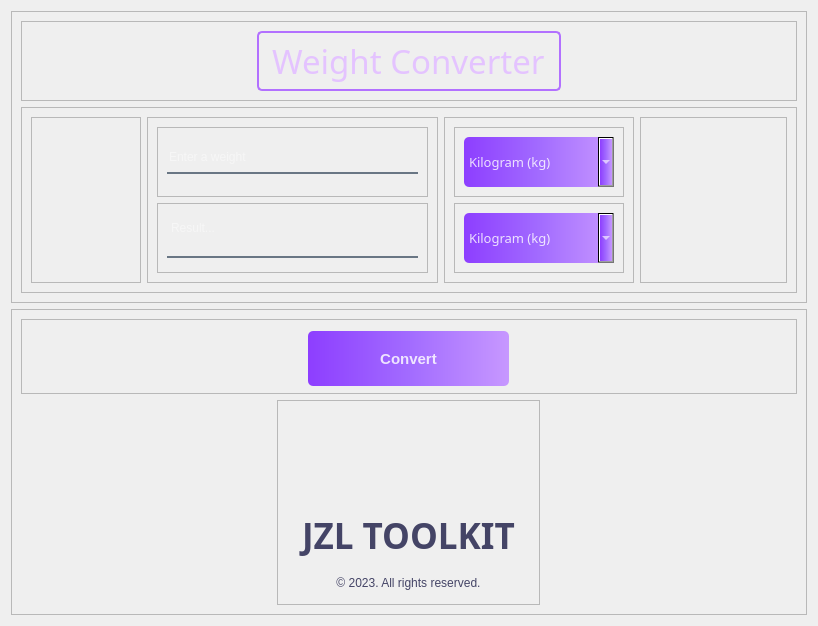
               <widget class="QWidget" name="weight_page">
                <layout class="QVBoxLayout" name="verticalLayout_11">
                 <item>
                  <widget class="QFrame" name="content_weight">
                   <property name="sizePolicy">
                    <sizepolicy hsizetype="Preferred" vsizetype="Expanding">
                     <horstretch>0</horstretch>
                     <verstretch>0</verstretch>
                    </sizepolicy>
                   </property>
                   <property name="frameShape">
                    <enum>QFrame::StyledPanel</enum>
                   </property>
                   <property name="frameShadow">
                    <enum>QFrame::Raised</enum>
                   </property>
                   <layout class="QVBoxLayout" name="verticalLayout_14">
                    <item>
                     <widget class="QFrame" name="title_frame">
                      <property name="frameShape">
                       <enum>QFrame::StyledPanel</enum>
                      </property>
                      <property name="frameShadow">
                       <enum>QFrame::Raised</enum>
                      </property>
                      <layout class="QHBoxLayout" name="horizontalLayout_11">
                       <item alignment="Qt::AlignHCenter">
                        <widget class="QLabel" name="label">
                         <property name="font">
                          <font>
                           <family>Swis721 BlkCn BT</family>
                           <pointsize>25</pointsize>
                           <italic>false</italic>
                           <bold>false</bold>
                          </font>
                         </property>
                         <property name="styleSheet">
                          <string notr="true">border: 2px solid #B270FF;
background: transparent;
border-radius: 5px;
padding: 5px;

 color: #E4C3FF;
font: 25pt &quot;Swis721 BlkCn BT&quot;;</string>
                         </property>
                         <property name="text">
                          <string>Weight Converter</string>
                         </property>
                        </widget>
                       </item>
                      </layout>
                     </widget>
                    </item>
                    <item alignment="Qt::AlignHCenter">
                     <widget class="QFrame" name="com_weight">
                      <property name="sizePolicy">
                       <sizepolicy hsizetype="Fixed" vsizetype="Preferred">
                        <horstretch>0</horstretch>
                        <verstretch>0</verstretch>
                       </sizepolicy>
                      </property>
                      <property name="frameShape">
                       <enum>QFrame::StyledPanel</enum>
                      </property>
                      <property name="frameShadow">
                       <enum>QFrame::Raised</enum>
                      </property>
                      <layout class="QHBoxLayout" name="horizontalLayout_18">
                       <item>
                        <widget class="QFrame" name="spacer_2">
                         <property name="frameShape">
                          <enum>QFrame::StyledPanel</enum>
                         </property>
                         <property name="frameShadow">
                          <enum>QFrame::Raised</enum>
                         </property>
                         <layout class="QHBoxLayout" name="horizontalLayout_17">
                          <item>
                           <spacer name="horizontalSpacer_2">
                            <property name="orientation">
                             <enum>Qt::Horizontal</enum>
                            </property>
                            <property name="sizeHint" stdset="0">
                             <size>
                              <width>90</width>
                              <height>20</height>
                             </size>
                            </property>
                           </spacer>
                          </item>
                         </layout>
                        </widget>
                       </item>
                       <item>
                        <widget class="QFrame" name="text_weight">
                         <property name="frameShape">
                          <enum>QFrame::StyledPanel</enum>
                         </property>
                         <property name="frameShadow">
                          <enum>QFrame::Raised</enum>
                         </property>
                         <layout class="QVBoxLayout" name="verticalLayout_13">
                          <item>
                           <widget class="QFrame" name="frame_17">
                            <property name="sizePolicy">
                             <sizepolicy hsizetype="Expanding" vsizetype="Expanding">
                              <horstretch>0</horstretch>
                              <verstretch>0</verstretch>
                             </sizepolicy>
                            </property>
                            <property name="frameShape">
                             <enum>QFrame::StyledPanel</enum>
                            </property>
                            <property name="frameShadow">
                             <enum>QFrame::Raised</enum>
                            </property>
                            <layout class="QHBoxLayout" name="horizontalLayout_23">
                             <item alignment="Qt::AlignVCenter">
                              <widget class="QLineEdit" name="weight_input">
                               <property name="toolTip">
                                <string>&lt;html&gt;&lt;head/&gt;&lt;body&gt;&lt;p&gt;Enter an integer or a decimal number. &lt;/p&gt;&lt;/body&gt;&lt;/html&gt;</string>
                               </property>
                               <property name="styleSheet">
                                <string notr="true">QLineEdit {background-color: rgba(0, 0, 0, 0);
border: none;
border-bottom: 2px solid rgba(105, 118, 132, 255);
color: rgba(255, 255, 255, 230);
padding-bottom: 7px;
font: 17pt &quot;Swis721 BlkCn BT&quot;;
}
QToolTip {
padding: 8px 12px 10px;
min-width: 215px;
color: rgb(255, 255, 255);
background-color: rgb(68, 68, 102);
text-align: center;
}

</string>
                               </property>
                               <property name="placeholderText">
                                <string>Enter a weight</string>
                               </property>
                              </widget>
                             </item>
                            </layout>
                           </widget>
                          </item>
                          <item>
                           <widget class="QFrame" name="frame_4">
                            <property name="sizePolicy">
                             <sizepolicy hsizetype="Preferred" vsizetype="Preferred">
                              <horstretch>0</horstretch>
                              <verstretch>0</verstretch>
                             </sizepolicy>
                            </property>
                            <property name="frameShape">
                             <enum>QFrame::StyledPanel</enum>
                            </property>
                            <property name="frameShadow">
                             <enum>QFrame::Raised</enum>
                            </property>
                            <layout class="QHBoxLayout" name="horizontalLayout_16">
                             <item>
                              <widget class="QPlainTextEdit" name="weight_result">
                               <property name="minimumSize">
                                <size>
                                 <width>201</width>
                                 <height>41</height>
                                </size>
                               </property>
                               <property name="maximumSize">
                                <size>
                                 <width>251</width>
                                 <height>41</height>
                                </size>
                               </property>
                               <property name="styleSheet">
                                <string notr="true">background-color: rgba(0, 0, 0, 0);
border: none;
border-bottom: 2px solid rgba(105, 118, 132, 255);
color: rgba(255, 255, 255, 230);
padding-bottom: 7px;
font: 17pt &quot;Swis721 BlkCn BT&quot;;

</string>
                               </property>
                               <property name="verticalScrollBarPolicy">
                                <enum>Qt::ScrollBarAlwaysOff</enum>
                               </property>
                               <property name="horizontalScrollBarPolicy">
                                <enum>Qt::ScrollBarAlwaysOff</enum>
                               </property>
                               <property name="readOnly">
                                <bool>true</bool>
                               </property>
                               <property name="placeholderText">
                                <string>Result...</string>
                               </property>
                              </widget>
                             </item>
                            </layout>
                           </widget>
                          </item>
                         </layout>
                        </widget>
                       </item>
                       <item>
                        <widget class="QFrame" name="combo_weight">
                         <property name="frameShape">
                          <enum>QFrame::StyledPanel</enum>
                         </property>
                         <property name="frameShadow">
                          <enum>QFrame::Raised</enum>
                         </property>
                         <layout class="QVBoxLayout" name="verticalLayout_12">
                          <item>
                           <widget class="QFrame" name="frame_6">
                            <property name="frameShape">
                             <enum>QFrame::StyledPanel</enum>
                            </property>
                            <property name="frameShadow">
                             <enum>QFrame::Raised</enum>
                            </property>
                            <layout class="QHBoxLayout" name="horizontalLayout_28">
                             <item>
                              <widget class="QComboBox" name="convert_from">
                               <property name="minimumSize">
                                <size>
                                 <width>150</width>
                                 <height>50</height>
                                </size>
                               </property>
                               <property name="maximumSize">
                                <size>
                                 <width>150</width>
                                 <height>50</height>
                                </size>
                               </property>
                               <property name="font">
                                <font>
                                 <family>Swis721 Blk BT</family>
                                 <pointsize>10</pointsize>
                                 <bold>false</bold>
                                </font>
                               </property>
                               <property name="cursor">
                                <cursorShape>PointingHandCursor</cursorShape>
                               </property>
                               <property name="toolTip">
                                <string>&lt;html&gt;&lt;head/&gt;&lt;body&gt;&lt;p&gt;Convert from...&lt;/p&gt;&lt;/body&gt;&lt;/html&gt;</string>
                               </property>
                               <property name="styleSheet">
                                <string notr="true">QComboBox {
    background-color: qlineargradient(spread:reflect, x1:0, y1:0, x2:1, y2:0, stop:0 #8D3EFF, stop:0.5 #A26BFF, stop:1 #C798FF);
    color: rgba(255, 255, 255, 210);
    border-radius: 5px;
    padding: 5px;
}


QComboBox:hover {
    background-color: qlineargradient(spread:reflect, x1:0, y1:0, x2:1, y2:0, stop:0 #B270FF, stop:0.5 #C89DFF, stop:1 #E4C3FF);
}

QComboBox:pressed {
    padding-left: 5px;
    padding-top: 5px;
    background-color: #C795FF;
}

QComboBox QAbstractItemView {
    background-color: qlineargradient(spread:reflect, x1:0, y1:0, x2:1, y2:0, stop:0 #8D3EFF, stop:0.5 #A26BFF, stop:1 #C798FF); 
    color: #FFFFFF; 
}

QComboBox QAbstractItemView::item {
    background-color: #8D3EFF;
}

QComboBox QAbstractItemView::item:selected {
    background-color: #A26BFF; 
}
QToolTip {
padding: 5px 9px 7px;
min-width: 95px;
color: rgb(255, 255, 255);
background-color: rgb(68, 68, 102);
text-align: center;
}
</string>
                               </property>
                               <item>
                                <property name="text">
                                 <string>Kilogram (kg)</string>
                                </property>
                               </item>
                               <item>
                                <property name="text">
                                 <string>Gram (g)</string>
                                </property>
                               </item>
                               <item>
                                <property name="text">
                                 <string>Pound (lbs)</string>
                                </property>
                               </item>
                               <item>
                                <property name="text">
                                 <string>Ounce (oz)</string>
                                </property>
                               </item>
                              </widget>
                             </item>
                            </layout>
                           </widget>
                          </item>
                          <item>
                           <widget class="QFrame" name="frame_7">
                            <property name="frameShape">
                             <enum>QFrame::StyledPanel</enum>
                            </property>
                            <property name="frameShadow">
                             <enum>QFrame::Raised</enum>
                            </property>
                            <layout class="QHBoxLayout" name="horizontalLayout_13">
                             <item>
                              <widget class="QComboBox" name="convert_to">
                               <property name="minimumSize">
                                <size>
                                 <width>150</width>
                                 <height>50</height>
                                </size>
                               </property>
                               <property name="maximumSize">
                                <size>
                                 <width>150</width>
                                 <height>50</height>
                                </size>
                               </property>
                               <property name="font">
                                <font>
                                 <family>Swis721 Blk BT</family>
                                 <pointsize>10</pointsize>
                                 <bold>false</bold>
                                </font>
                               </property>
                               <property name="cursor">
                                <cursorShape>PointingHandCursor</cursorShape>
                               </property>
                               <property name="toolTip">
                                <string>&lt;html&gt;&lt;head/&gt;&lt;body&gt;&lt;p&gt;Convert to...&lt;/p&gt;&lt;/body&gt;&lt;/html&gt;</string>
                               </property>
                               <property name="styleSheet">
                                <string notr="true">QComboBox {
    background-color: qlineargradient(spread:reflect, x1:0, y1:0, x2:1, y2:0, stop:0 #8D3EFF, stop:0.5 #A26BFF, stop:1 #C798FF);
    color: rgba(255, 255, 255, 210);
    border-radius: 5px;
    padding: 5px;
}


QComboBox:hover {
    background-color: qlineargradient(spread:reflect, x1:0, y1:0, x2:1, y2:0, stop:0 #B270FF, stop:0.5 #C89DFF, stop:1 #E4C3FF);
}

QComboBox:pressed {
    padding-left: 5px;
    padding-top: 5px;
    background-color: #C795FF;
}

QComboBox QAbstractItemView {
    background-color: qlineargradient(spread:reflect, x1:0, y1:0, x2:1, y2:0, stop:0 #8D3EFF, stop:0.5 #A26BFF, stop:1 #C798FF); 
    color: #FFFFFF; 
}

QComboBox QAbstractItemView::item {
    background-color: #8D3EFF;
}

QComboBox QAbstractItemView::item:selected {
    background-color: #A26BFF; 
}
QToolTip {
padding: 5px 9px 7px;
min-width: 80px;
color: rgb(255, 255, 255);
background-color: rgb(68, 68, 102);
text-align: center;
}
</string>
                               </property>
                               <item>
                                <property name="text">
                                 <string>Kilogram (kg)</string>
                                </property>
                               </item>
                               <item>
                                <property name="text">
                                 <string>Gram (g)</string>
                                </property>
                               </item>
                               <item>
                                <property name="text">
                                 <string>Pound (lbs)</string>
                                </property>
                               </item>
                               <item>
                                <property name="text">
                                 <string>Ounce (oz)</string>
                                </property>
                               </item>
                              </widget>
                             </item>
                            </layout>
                           </widget>
                          </item>
                         </layout>
                        </widget>
                       </item>
                       <item>
                        <widget class="QFrame" name="spacer">
                         <property name="frameShape">
                          <enum>QFrame::StyledPanel</enum>
                         </property>
                         <property name="frameShadow">
                          <enum>QFrame::Raised</enum>
                         </property>
                         <layout class="QHBoxLayout" name="horizontalLayout_12">
                          <item>
                           <spacer name="horizontalSpacer">
                            <property name="orientation">
                             <enum>Qt::Horizontal</enum>
                            </property>
                            <property name="sizeHint" stdset="0">
                             <size>
                              <width>127</width>
                              <height>20</height>
                             </size>
                            </property>
                           </spacer>
                          </item>
                         </layout>
                        </widget>
                       </item>
                      </layout>
                     </widget>
                    </item>
                   </layout>
                  </widget>
                 </item>
                 <item>
                  <widget class="QFrame" name="footer_weight">
                   <property name="minimumSize">
                    <size>
                     <width>0</width>
                     <height>151</height>
                    </size>
                   </property>
                   <property name="frameShape">
                    <enum>QFrame::StyledPanel</enum>
                   </property>
                   <property name="frameShadow">
                    <enum>QFrame::Raised</enum>
                   </property>
                   <layout class="QVBoxLayout" name="verticalLayout_16">
                    <item>
                     <widget class="QFrame" name="frame_18">
                      <property name="frameShape">
                       <enum>QFrame::StyledPanel</enum>
                      </property>
                      <property name="frameShadow">
                       <enum>QFrame::Raised</enum>
                      </property>
                      <layout class="QHBoxLayout" name="horizontalLayout_27">
                       <item>
                        <widget class="QPushButton" name="convert_btn">
                         <property name="minimumSize">
                          <size>
                           <width>171</width>
                           <height>55</height>
                          </size>
                         </property>
                         <property name="maximumSize">
                          <size>
                           <width>201</width>
                           <height>51</height>
                          </size>
                         </property>
                         <property name="font">
                          <font>
                           <pointsize>11</pointsize>
                           <bold>true</bold>
                          </font>
                         </property>
                         <property name="cursor">
                          <cursorShape>PointingHandCursor</cursorShape>
                         </property>
                         <property name="styleSheet">
                          <string notr="true">QPushButton {
    background: qlineargradient(x1:0, y1:0, x2:1, y2:0, stop:0 #8D3EFF, stop:0.5 #A26BFF, stop:1 #C798FF);
    color: rgba(255, 255, 255, 210);
    border-radius: 5px;
}

QPushButton:hover {
    background: qlineargradient(x1:0, y1:0, x2:1, y2:0, stop:0 #B270FF, stop:0.5 #C89DFF, stop:1 #E4C3FF);
}

QPushButton:pressed {
    padding-left: 5px;
    padding-top: 5px;
    background-color: #C795FF; /* Suggested lighter pressed color */
}
</string>
                         </property>
                         <property name="text">
                          <string>Convert</string>
                         </property>
                         <property name="checkable">
                          <bool>false</bool>
                         </property>
                         <property name="checked">
                          <bool>false</bool>
                         </property>
                        </widget>
                       </item>
                      </layout>
                     </widget>
                    </item>
                    <item alignment="Qt::AlignHCenter">
                     <widget class="QFrame" name="frame_9">
                      <property name="frameShape">
                       <enum>QFrame::StyledPanel</enum>
                      </property>
                      <property name="frameShadow">
                       <enum>QFrame::Raised</enum>
                      </property>
                      <layout class="QVBoxLayout" name="verticalLayout_15">
                       <item>
                        <spacer name="verticalSpacer_3">
                         <property name="orientation">
                          <enum>Qt::Vertical</enum>
                         </property>
                         <property name="sizeType">
                          <enum>QSizePolicy::Minimum</enum>
                         </property>
                         <property name="sizeHint" stdset="0">
                          <size>
                           <width>20</width>
                           <height>96</height>
                          </size>
                         </property>
                        </spacer>
                       </item>
                       <item>
                        <widget class="QLabel" name="label_3">
                         <property name="font">
                          <font>
                           <family>Swis721 Ex BT</family>
                           <pointsize>26</pointsize>
                           <italic>false</italic>
                           <bold>true</bold>
                          </font>
                         </property>
                         <property name="styleSheet">
                          <string notr="true">background: transparent;
border-radius: 5px;
padding: 5px;
color: rgb(68, 68, 102); /*#E4C3FF;*/
font: 28pt &quot;Swis721 Ex BT&quot;;
font: 700 26pt &quot;Swis721 Ex BT&quot;;
</string>
                         </property>
                         <property name="text">
                          <string>JZL TOOLKIT</string>
                         </property>
                        </widget>
                       </item>
                       <item>
                        <widget class="QLabel" name="label_4">
                         <property name="font">
                          <font>
                           <family>Segoe UI</family>
                           <pointsize>9</pointsize>
                           <italic>false</italic>
                           <bold>false</bold>
                          </font>
                         </property>
                         <property name="styleSheet">
                          <string notr="true">background: transparent;
border-radius: 5px;
padding: 5px;
color: rgb(68, 68, 102); /*#E4C3FF;*/
font: 28pt &quot;Swis721 Ex BT&quot;;
font: 9pt &quot;Segoe UI&quot;;</string>
                         </property>
                         <property name="text">
                          <string>© 2023. All rights reserved.</string>
                         </property>
                         <property name="alignment">
                          <set>Qt::AlignCenter</set>
                         </property>
                        </widget>
                       </item>
                      </layout>
                     </widget>
                    </item>
                   </layout>
                  </widget>
                 </item>
                </layout>
               </widget>
